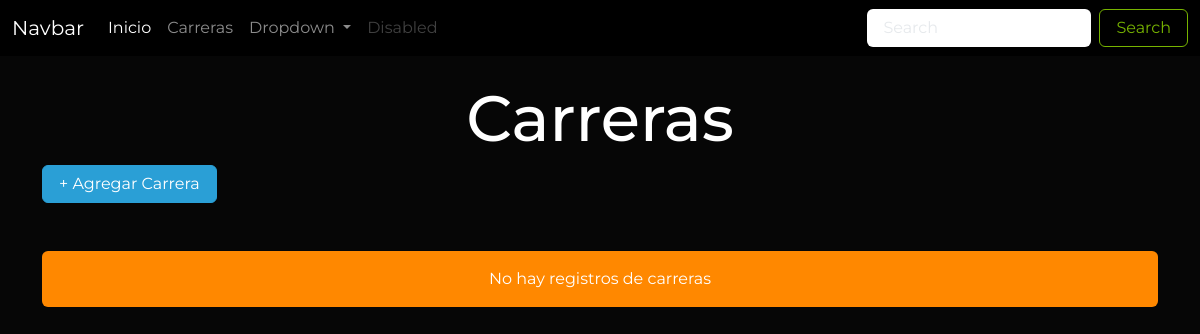
Before: /carreras/ with the older database file.
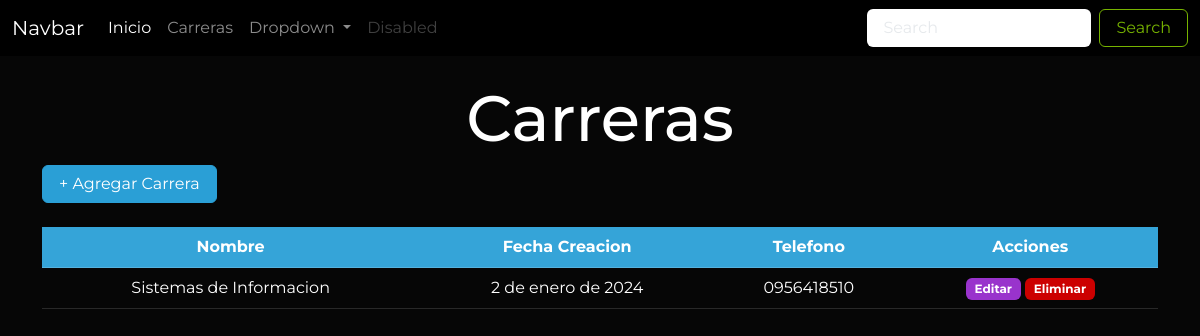
After: the same page with the newer database file.
### Aplicaciones/Educacion/models.py (models this page shows, shortened)
class Carrera(models.Model):
    id_car=models.AutoField(primary_key=True)
    nombre_car=models.CharField(max_length=50)
    fecha_creacion_car=models.DateField()
    telefono_car=models.CharField(max_length=10)

### Aplicaciones/Educacion/views.py (the view)
# urls.py: path('carreras/', views.carreras, name="carreras"),
def carreras(request):
    carrerasDbb = Carrera.objects.all()
    return render(request, 'carreras.html', {
        "carreras": carrerasDbb
    })

### Aplicaciones/Educacion/templates/carreras.html (shortened to what this page needs)
{% extends 'plantilla.html' %} {% load static %}  {% block contenido %}
<div class="container">
  <h1 class="text-center mt-4">Carreras</h1>
  <button class="btn btn-primary mb-4">+ Agregar Carrera</button>
  {% if carreras %}
  <div class="table-responsive">
    <table class="table table-hover table-striped text-center">
      <thead class="table-primary">
        <tr>
          <th>Nombre</th>
          <th>Fecha Creacion</th>
          <th>Telefono</th>
          <th>Acciones</th>
        </tr>
      </thead>
      <tbody>
        {% for carrera in carreras %}
        <tr>
          <td>{{carrera.nombre_car}}</td>
          <td>{{carrera.fecha_creacion_car}}</td>
          <td>{{carrera.telefono_car}}</td>
          <td>
            <a href="" class="btn badge bg-info">Editar</a>
            <a href="" class="btn badge bg-danger">Eliminar</a>
          </td>
        </tr>
        {% endfor %}
      </tbody>
    </table>
  </div>
  {% else %}
  <div class="alert alert-warning mt-4 text-center">
    No hay registros de carreras
  </div>
  {% endif %}
</div>
{% endblock contenido %}

### Aplicaciones/Educacion/templates/plantilla.html (shortened to what this page needs)
{% load static %}
<!DOCTYPE html>
<html lang="en">
  <head>
    <link rel="stylesheet" href="{% static 'css/styles.css' %}" />
    <link
      rel="stylesheet"
      href="https://cdn.jsdelivr.net/npm/bootswatch@5.3.2/dist/cyborg/bootstrap.min.css"
    />
  </head>
  <body>
    <nav class="navbar navbar-expand-lg bg-black" data-bs-theme="dark">
      <div class="container-fluid">
        <a class="navbar-brand" href="#">Navbar</a>
        <div class="collapse navbar-collapse" id="navbarSupportedContent">
          <ul class="navbar-nav me-auto mb-2 mb-lg-0">
            <li class="nav-item">
              <a class="nav-link active" aria-current="page" href="/">Inicio</a>
            </li>
            <li class="nav-item">
              <a class="nav-link" href="{% url 'carreras' %}">Carreras</a>
            </li>
            <li class="nav-item dropdown">
              <a
                class="nav-link dropdown-toggle"
                href="#"
                role="button"
                data-bs-toggle="dropdown"
                aria-expanded="false"
              >
                Dropdown
              </a>
            </li>
            <li class="nav-item">
              <a class="nav-link disabled" aria-disabled="true">Disabled</a>
            </li>
          </ul>
          <form class="d-flex" role="search">
            <input
              class="form-control me-2"
              type="search"
              placeholder="Search"
              aria-label="Search"
            />
            <button class="btn btn-outline-success" type="submit">
              Search
            </button>
          </form>
        </div>
      </div>
    </nav>
    <main>{% block contenido %}{% endblock contenido %}</main>
  </body>
</html>

### universidad/static/css/styles.css (style rules this page uses)
body { font-family: "Montserrat", sans-serif !important; font-optical-sizing: auto; font-style: normal; }

Changed rows visible on the page:
added Carrera: nombre_car "Sistemas de Informacion", fecha_creacion_car "2 de enero de 2024", telefono_car "0956418510"
Other visible differences:
text no longer shown: "No hay registros de carreras"
text now shown: "Nombre Fecha Creacion Telefono Acciones"
